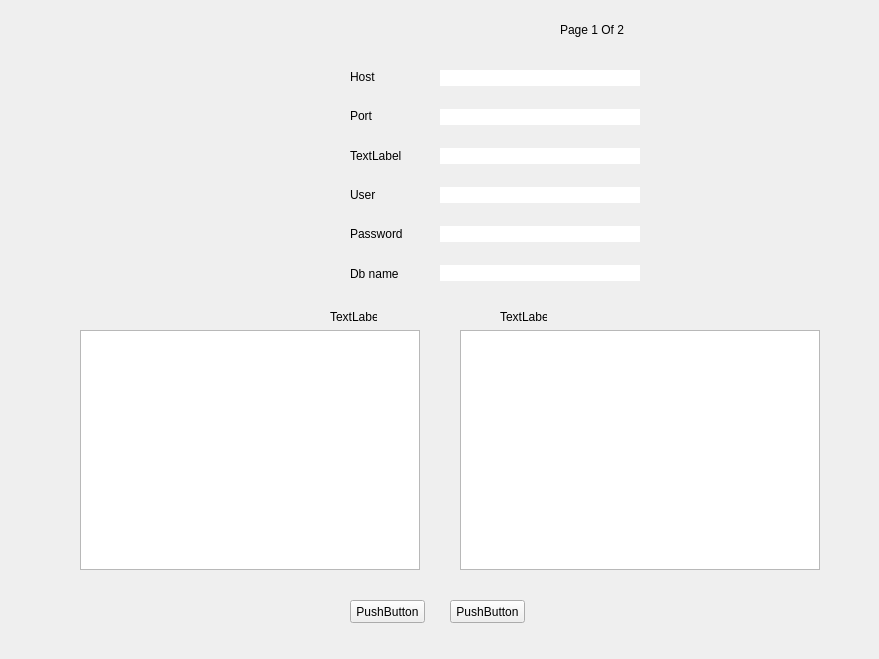
<?xml version="1.0" encoding="UTF-8"?>
<ui version="4.0">
 <class>Form</class>
 <widget class="QWidget" name="Form">
  <property name="geometry">
   <rect>
    <x>0</x>
    <y>0</y>
    <width>879</width>
    <height>659</height>
   </rect>
  </property>
  <property name="minimumSize">
   <size>
    <width>477</width>
    <height>411</height>
   </size>
  </property>
  <property name="maximumSize">
   <size>
    <width>16777215</width>
    <height>16777215</height>
   </size>
  </property>
  <property name="windowTitle">
   <string>Form</string>
  </property>
  <property name="styleSheet">
   <string notr="true">QLineEdit{
	
	background-color: rgb(255, 255, 255);
	border : 0px solid #ffffff;
}</string>
  </property>
  <widget class="QWidget" name="verticalLayoutWidget">
   <property name="geometry">
    <rect>
     <x>350</x>
     <y>60</y>
     <width>80</width>
     <height>230</height>
    </rect>
   </property>
   <layout class="QVBoxLayout" name="verticalLayout">
    <item>
     <widget class="QLabel" name="label_2">
      <property name="text">
       <string>Host</string>
      </property>
     </widget>
    </item>
    <item>
     <widget class="QLabel" name="label_5">
      <property name="text">
       <string>Port</string>
      </property>
     </widget>
    </item>
    <item>
     <widget class="QLabel" name="label_3">
      <property name="text">
       <string>TextLabel</string>
      </property>
     </widget>
    </item>
    <item>
     <widget class="QLabel" name="label_4">
      <property name="text">
       <string>User</string>
      </property>
     </widget>
    </item>
    <item>
     <widget class="QLabel" name="label">
      <property name="text">
       <string>Password</string>
      </property>
     </widget>
    </item>
    <item>
     <widget class="QLabel" name="label_6">
      <property name="text">
       <string>Db name</string>
      </property>
     </widget>
    </item>
   </layout>
  </widget>
  <widget class="QWidget" name="verticalLayoutWidget_2">
   <property name="geometry">
    <rect>
     <x>440</x>
     <y>53</y>
     <width>200</width>
     <height>250</height>
    </rect>
   </property>
   <layout class="QVBoxLayout" name="verticalLayout_2">
    <item>
     <widget class="QLineEdit" name="lineEdit">
      <property name="minimumSize">
       <size>
        <width>0</width>
        <height>0</height>
       </size>
      </property>
     </widget>
    </item>
    <item>
     <widget class="QLineEdit" name="lineEdit_4"/>
    </item>
    <item>
     <widget class="QLineEdit" name="lineEdit_5"/>
    </item>
    <item>
     <widget class="QLineEdit" name="lineEdit_3"/>
    </item>
    <item>
     <widget class="QLineEdit" name="lineEdit_2"/>
    </item>
    <item>
     <widget class="QLineEdit" name="lineEdit_6"/>
    </item>
   </layout>
  </widget>
  <widget class="QLabel" name="label_7">
   <property name="geometry">
    <rect>
     <x>330</x>
     <y>310</y>
     <width>47</width>
     <height>13</height>
    </rect>
   </property>
   <property name="text">
    <string>TextLabel</string>
   </property>
  </widget>
  <widget class="QLabel" name="label_8">
   <property name="geometry">
    <rect>
     <x>500</x>
     <y>310</y>
     <width>47</width>
     <height>13</height>
    </rect>
   </property>
   <property name="text">
    <string>TextLabel</string>
   </property>
  </widget>
  <widget class="QTextEdit" name="textEdit">
   <property name="geometry">
    <rect>
     <x>80</x>
     <y>330</y>
     <width>340</width>
     <height>240</height>
    </rect>
   </property>
  </widget>
  <widget class="QTextEdit" name="textEdit_2">
   <property name="geometry">
    <rect>
     <x>460</x>
     <y>330</y>
     <width>360</width>
     <height>240</height>
    </rect>
   </property>
  </widget>
  <widget class="QPushButton" name="pushButton">
   <property name="geometry">
    <rect>
     <x>350</x>
     <y>600</y>
     <width>75</width>
     <height>23</height>
    </rect>
   </property>
   <property name="text">
    <string>PushButton</string>
   </property>
  </widget>
  <widget class="QPushButton" name="pushButton_2">
   <property name="geometry">
    <rect>
     <x>450</x>
     <y>600</y>
     <width>75</width>
     <height>23</height>
    </rect>
   </property>
   <property name="text">
    <string>PushButton</string>
   </property>
  </widget>
  <widget class="QLabel" name="label_9">
   <property name="geometry">
    <rect>
     <x>560</x>
     <y>20</y>
     <width>101</width>
     <height>20</height>
    </rect>
   </property>
   <property name="text">
    <string>Page 1 Of 2</string>
   </property>
  </widget>
 </widget>
 <resources/>
 <connections/>
</ui>
